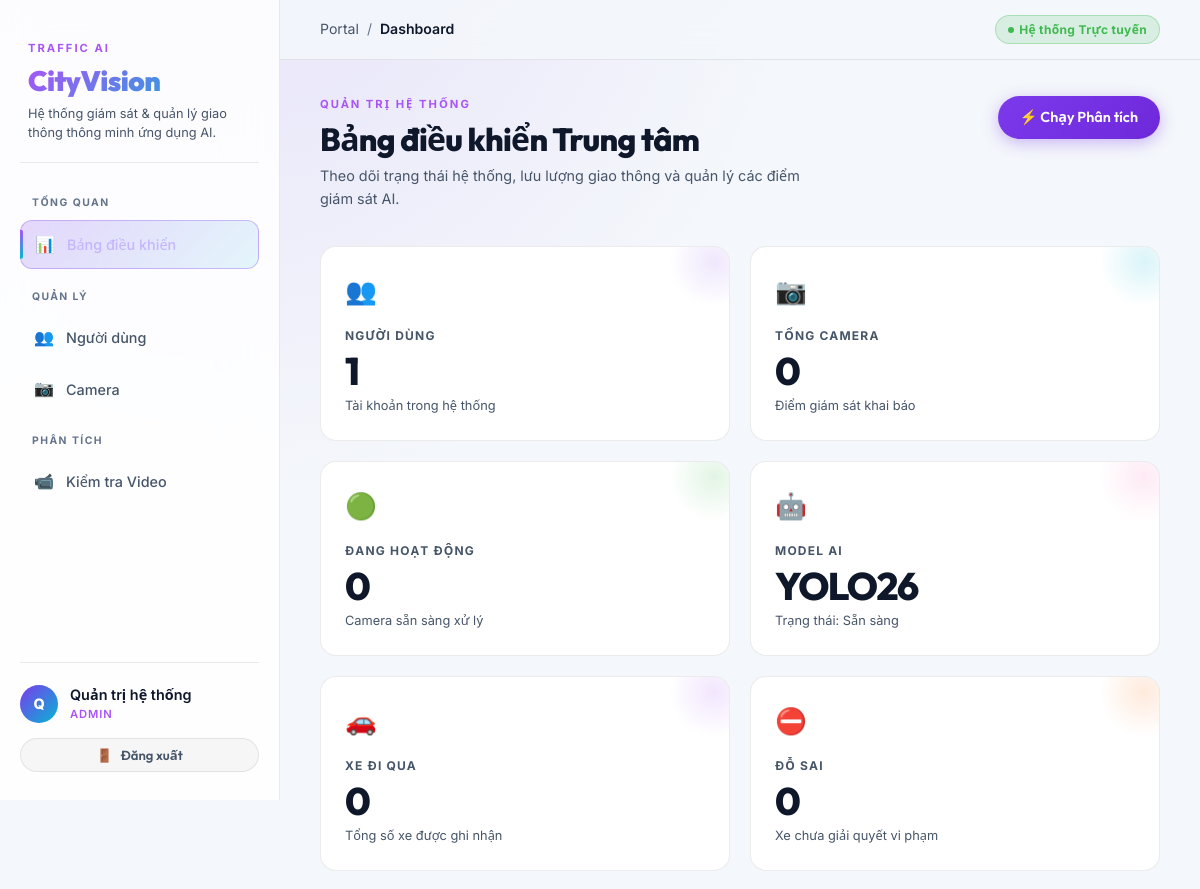
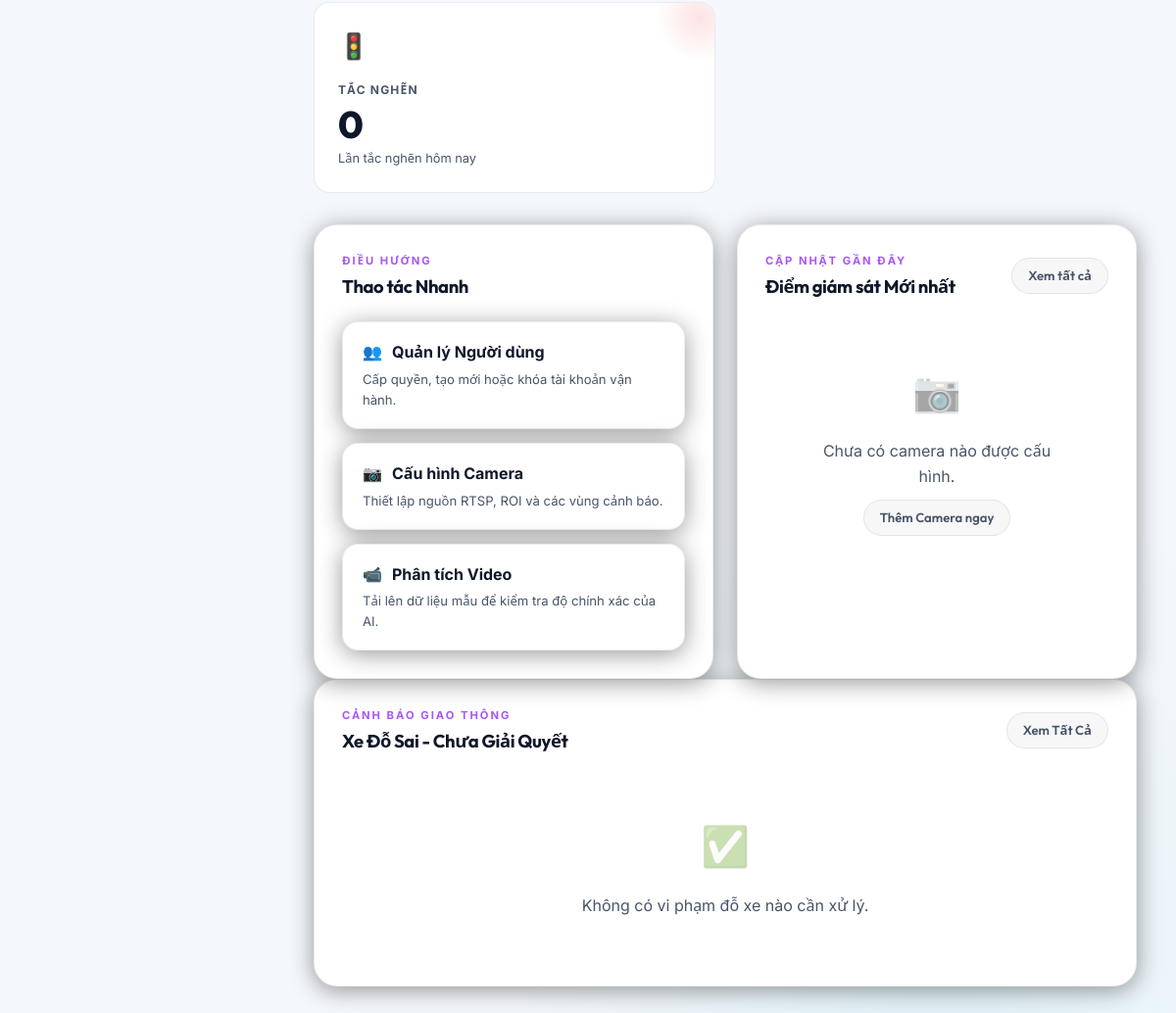
The app's page /dashboard (signed in) with its own data (2 pictures, top to bottom).
### tables this page shows
CREATE TABLE users (
                id INTEGER PRIMARY KEY AUTOINCREMENT,
                username TEXT NOT NULL UNIQUE,
                full_name TEXT NOT NULL,
                password_hash TEXT NOT NULL,
                role TEXT NOT NULL DEFAULT 'operator',
                is_active INTEGER NOT NULL DEFAULT 1,
                created_at TEXT NOT NULL DEFAULT CURRENT_TIMESTAMP,
                updated_at TEXT NOT NULL DEFAULT CURRENT_TIMESTAMP
            );

### web_portal/presentation/web/dashboard_views.py (the view)
@dashboard_router.get("/dashboard", name="dashboard.dashboard_page")
async def dashboard_page(request: Request, user=Depends(login_required)):
    if isinstance(user, RedirectResponse):
        return user
    return container.render_template(
        request,
        "dashboard.html",
        {
            "page": "dashboard",
            "stats": container.dashboard_use_cases.get_dashboard_stats(),
        }
    )

### web_portal/templates/dashboard.html (shortened to what this page needs)
{% extends "base.html" %}

### web_portal/templates/base.html (shortened to what this page needs)
<!doctype html>
<html lang="vi">
<head>
    <link rel="stylesheet" href="{{ url_for('static', filename='css/styles.css') }}">
</head>
<body class="portal-body {% if current_user %}portal-authenticated{% else %}portal-public{% endif %}"
    data-page="{{ page | default('') }}"
    {% if current_user %}
    data-uid="{{ current_user['id'] }}"
    data-uname="{{ current_user['username'] }}"
    data-ufull="{{ current_user['full_name'] }}"
    data-urole="{{ current_user['role'] }}"
    data-uactive="{{ '1' if current_user['is_active'] else '0' }}"
    {% endif %}
>
    {% if current_user %}
    <div class="portal-shell">
        <aside class="sidebar" id="sidebar">
            <div class="brand-block">
                <p class="eyebrow">Traffic AI</p>
                <h1>CityVision</h1>
                <p class="brand-copy">Hệ thống giám sát & quản lý giao thông thông minh ứng dụng AI.</p>
            </div>
            <nav class="nav-links" aria-label="Điều hướng chính">
                <span class="nav-label">Tổng quan</span>
                <a id="nav-dashboard" class="nav-link {% if page == 'dashboard' %}active{% endif %}" href="{{ url_for('dashboard.dashboard_page') }}">
                    <span class="nav-icon">📊</span> Bảng điều khiển
                </a>
                <span class="nav-label" style="margin-top: 8px;">Quản lý</span>
                {% if current_user.role == 'admin' %}
                <a id="nav-users" class="nav-link {% if page == 'users' %}active{% endif %}" href="{{ url_for('users.users_page') }}">
                    <span class="nav-icon">👥</span> Người dùng
                </a>
                {% endif %}
                <a id="nav-cameras" class="nav-link {% if page == 'cameras' %}active{% endif %}" href="{{ url_for('cameras.cameras_page') }}">
                    <span class="nav-icon">📷</span> Camera
                </a>
                <span class="nav-label" style="margin-top: 8px;">Phân tích</span>
                <a id="nav-test-video" class="nav-link {% if page == 'test-video' %}active{% endif %}" href="{{ url_for('test_video.test_video_page') }}">
                    <span class="nav-icon">📹</span> Kiểm tra Video
                </a>
            </nav>
            <div class="sidebar-footer">
                <div class="user-profile">
                    <div class="user-avatar" aria-hidden="true">
                        {{ current_user.full_name[0] | upper if current_user.full_name else 'U' }}
                    </div>
                    <div class="user-info">
                        <p class="name">{{ current_user.full_name }}</p>
                        <p class="role-badge">{{ current_user.role }}</p>
                    </div>
                </div>
                <form method="post" action="{{ url_for('auth.logout') }}">
                    <button type="submit" id="btn-logout" class="button secondary full-width sm">
                        <span>🚪</span> Đăng xuất
                    </button>
                </form>
            </div>
        </aside>
        <div class="content-area">
            <header class="main-header">
                <nav class="breadcrumb" aria-label="Breadcrumb">
                    <span class="bc-root">Portal</span>
                    <span class="bc-sep">/</span>
                    <span class="bc-current">{{ page | capitalize if page else 'Home' }}</span>
                </nav>
                <div class="header-actions">
                    <span class="badge success">
                        <span class="dot"></span>
                        Hệ thống Trực tuyến
                    </span>
                </div>
            </header>
            <div class="page-content">
                {{ page_content }}
            </div>
        </div>
    </div>
    {% else %}
    <main class="public-layout">
        {{ page_content }}
    </main>
    {% endif %}
</body>
</html>

### records on screen
users: full_name "Q", full_name "Quản trị hệ thống", role "ADMIN", full_name "QUẢN TRỊ HỆ THỐNG Bảng điều khiển Trung tâm Theo dõi trạng thái hệ thống, lưu lượng giao thông và quản lý các điểm giám sát AI. ⚡ Chạy Phân tích 👥 NGƯỜI DÙNG 1 Tài khoản trong hệ thống 📷 TỔNG CAMERA 0 Điểm giám sát khai báo 🟢 ĐANG HOẠT ĐỘNG 0 Camera sẵn sàng xử lý 🤖 MODEL AI YOLO26 Trạng thái: Sẵn sàng 🚗 XE ĐI QUA 0 Tổng số xe được ghi nhận ⛔ ĐỖ SAI 0 Xe chưa giải quyết vi phạm 🚦 TẮC NGHẼN 0 Lần tắc nghẽn hôm nay ĐIỀU HƯỚNG Thao tác Nhanh 👥 Quản lý Người dùng Cấp quyền, tạo mới hoặc khóa tài khoản vận hành. 📷 Cấu hình Camera Thiết lập nguồn RTSP, ROI và các vùng cảnh báo. 📹 Phân tích Video Tải lên dữ liệu mẫu để kiểm tra độ chính xác của AI. CẬP NHẬT GẦN ĐÂY Điểm giám sát Mới nhất Xem tất…"

### other values on screen
{{ page | capitalize if page else 'Home' }} "Dashboard"
